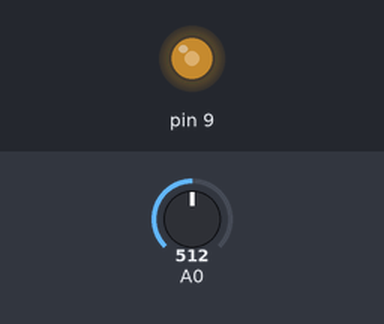
This sketch was run on a simulated Arduino Uno, built with avr-gcc and run on an emulated ATmega328P. Shown: output pins drawn as LEDs (lit = HIGH). The inputs (shaded band) are chosen by the test bench; at power-on: A0 = 512.

Above: at 1.2 s.
1.3 s: A0 set to 306
At 2.3 s:
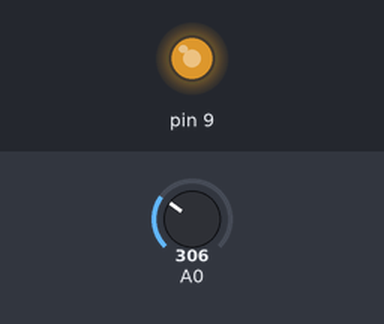
2.8 s: A0 set to 122
At 3.5 s:
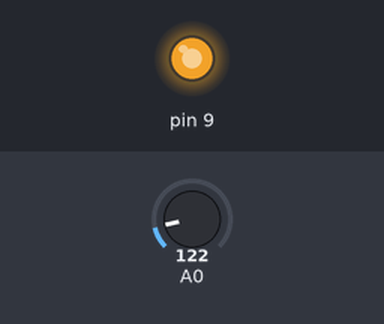
4.3 s: A0 set to 900
At 4.6 s:
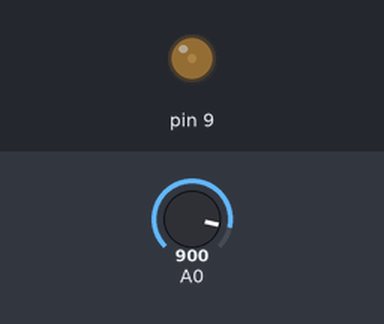
5.8 s: A0 set to 1023
At 6.9 s:
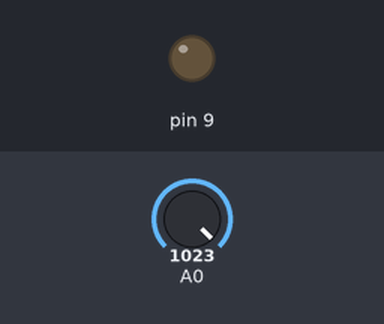
7.3 s: A0 set to 511
At 8.1 s:
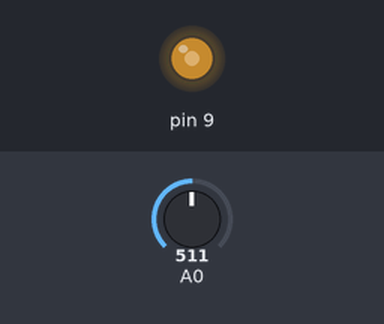
Timing chart, 0 to 9.8 s (numbered marks = the images above; inputs shaded):
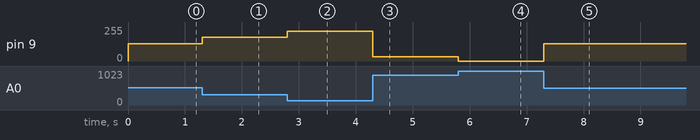

The sketch:

sketch_nov12a.ino
```cpp
void setup() {
  // put your setup code here, to run once:

}

void loop() {
  // put your main code here, to run repeatedly:
  int light = analogRead(A0);
  int greenLight = map(light, 0, 1023, 255, 0);
  analogWrite(9, greenLight);
}
```

Measured:
- after the input at 1.3 s, pin 9: 128/255 → 179/255 at once
- after the input at 2.8 s, pin 9: 179/255 → 225/255 at once
- after the input at 4.3 s, pin 9: 225/255 → 31/255 at once
- after the input at 5.8 s, pin 9: 31/255 → 0/255 at once
- after the input at 7.3 s, pin 9: 0/255 → 128/255 at once
